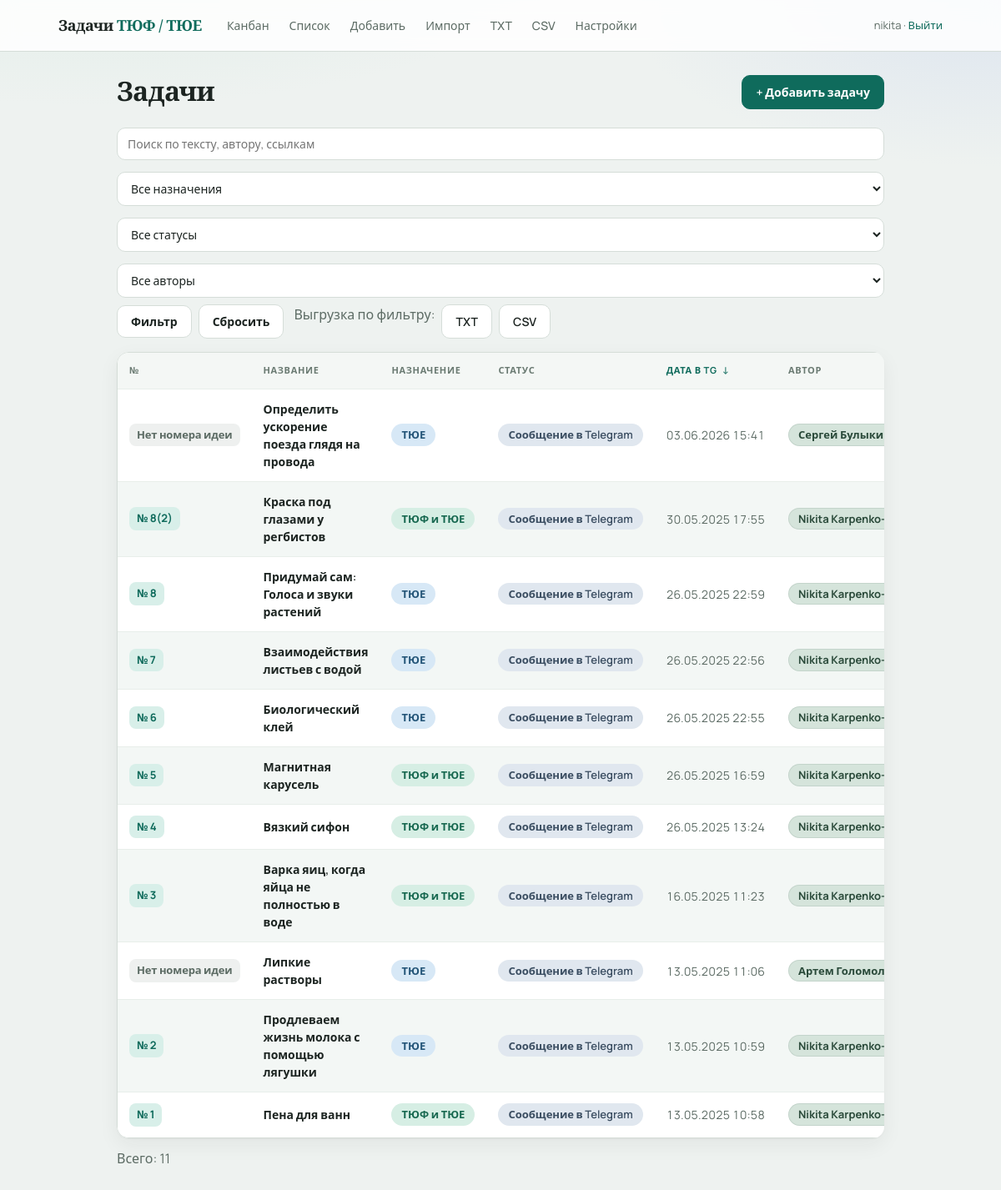
The app's page /?q=&naznachenie=&status=&author=&sort=tg&order=desc (signed in) with its own data.
### app/models.py (models this page shows)
class Task(Base):
    __tablename__ = "tasks"
    id = Column(Integer, primary_key=True, autoincrement=True)
    idea_number = Column(Integer, nullable=True, index=True)
    title = Column(String(500), nullable=True)
    condition = Column(Text, nullable=True)
    formulirovka = Column(Text, nullable=True)
    itogovaya_formulirovka = Column(Text, nullable=True)
    author = Column(String(100), nullable=True)
    naznachenie = Column(String(50), nullable=True)
    status = Column(String(50), default="tg", index=True)
    proverena = Column(String(20), nullable=True)
    archived = Column(Boolean, default=False, nullable=False)
    video_url = Column(String(1000), nullable=True)
    tags = Column(String(500), nullable=True)
    sources = Column(Text, nullable=True)
    telegram_url = Column(String(1000), nullable=True)
    telegram_datetime = Column(DateTime, nullable=False)
    answer_options = Column(Text, nullable=True)
    turnir = Column(String(20), nullable=True)
    turnir_year = Column(Integer, nullable=True)
    task_number = Column(Integer, nullable=True)
    etap_kk = Column(String(20), nullable=True)
    created_at = Column(DateTime, default=datetime.utcnow)
    updated_at = Column(DateTime, default=datetime.utcnow, onupdate=datetime.utcnow)
    comments = relationship(
        "Comment", back_populates="task", cascade="all, delete-orphan", order_by="Comment.created_at"
    )
    history = relationship(
        "TaskHistory",
        back_populates="task",
        cascade="all, delete-orphan",
        order_by="TaskHistory.created_at.desc()",
    )
    attachments = relationship(
        "Attachment",
        back_populates="task",
        cascade="all, delete-orphan",
        order_by="Attachment.created_at",
    )

### app/routes.py (the view)
@router.get("/", response_class=HTMLResponse)
def task_list(
    request: Request,
    db: Session = Depends(get_db),
    q: str = Query(None),
    naznachenie: str = Query(None),
    status: str = Query(None),
    author: str = Query(None),
    sort: str = Query(None),
    order: str = Query(None),
):
    user = login_required(request)
    if not user:
        return RedirectResponse("/login", status_code=303)
    author_filter = (author or "").strip() or None
    query = _filter_tasks(db, q, naznachenie, status, author_filter)
    sort_key = (sort or "").strip().lower()
    order_key = (order or "").strip().lower()
    if order_key not in ("asc", "desc"):
        order_key = "desc"
    if sort_key == "tg":
        query = query.order_by(None)
        if order_key == "asc":
            query = query.order_by(Task.telegram_datetime.asc(), Task.id.asc())
        else:
            query = query.order_by(Task.telegram_datetime.desc(), Task.id.desc())
        active_order = order_key
    else:
        sort_key = ""
        active_order = ""
    tasks = query.all()
    attach_idea_occurrences(db, tasks)
    if not sort_key:
        tasks = _sort_tasks_by_idea_display(tasks)
    return templates.TemplateResponse(
        request,
        "list.html",
        {
            "user": user,
            "tasks": tasks,
            "q": q or "",
            "naznachenie": naznachenie or "",
            "status_filter": status or "",
            "author_filter": author_filter or "",
            "authors": _author_suggestions(db),
            "sort": sort_key,
            "order": active_order,
            "naznachenie_labels": NAZNACHENIE_LABELS,
            "status_labels": STATUS_LABELS,
            "format_igraetsya": format_igraetsya,
            "format_idea_label": format_idea_label,
        },
    )

### app/templates/list.html (shortened to what this page needs)
{% extends "base.html" %}
{% block content %}
{% set qs_base = 'q=' ~ (q|urlencode) ~ '&naznachenie=' ~ (naznachenie|urlencode) ~ '&status=' ~ (status_filter|urlencode) ~ '&author=' ~ (author_filter|urlencode) %}
{% if sort == 'tg' and order == 'asc' %}
  {% set tg_next_order = 'desc' %}
  {% set tg_arrow = '↑' %}
{% elif sort == 'tg' %}
  {% set tg_next_order = 'asc' %}
  {% set tg_arrow = '↓' %}
{% else %}
  {% set tg_next_order = 'desc' %}
  {% set tg_arrow = '' %}
{% endif %}
<div class="page-header">
  <h1>Задачи</h1>
  <a class="btn primary" href="/new">+ Добавить задачу</a>
</div>
<form class="filters" method="get">
  <input type="search" name="q" value="{{ q }}" placeholder="Поиск по тексту, автору, ссылкам">
  <select name="naznachenie">
    <option value="">Все назначения</option>
  </select>
  <select name="status">
    <option value="">Все статусы</option>
  </select>
  <select name="author">
    <option value="">Все авторы</option>
  </select>
  <button type="submit" class="btn secondary">Фильтр</button>
  <a href="/" class="btn secondary">Сбросить</a>
  <span class="filters-export muted">Выгрузка по фильтру:</span>
  <a class="btn secondary" href="/export/txt?{{ qs_base }}">TXT</a>
  <a class="btn secondary" href="/export/csv?{{ qs_base }}">CSV</a>
</form>
{% if tasks %}
<div class="table-wrap">
<table class="table table-tasks">
  <thead>
    <tr>
      <th>№</th>
      <th>Название</th>
      <th>Назначение</th>
      <th>Статус</th>
      <th>
        <a class="th-sort {% if sort == 'tg' %}is-active{% endif %}"
           href="/?{{ qs_base }}&sort=tg&order={{ tg_next_order }}"
           title="Сортировать по дате в Telegram">
          Дата в TG
          {% if tg_arrow %}<span class="th-sort-arrow">{{ tg_arrow }}</span>{% endif %}
        </a>
      </th>
      <th>Автор</th>
    </tr>
  </thead>
  <tbody>
    {% for task in tasks %}
    <tr onclick="window.location='/tasks/{{ task.id }}'" class="clickable {% if task.status == 'archived' or task.archived %}row-archived{% endif %}">
      <td>
        <span class="idea-badge {% if task.idea_number is none %}idea-badge-empty{% endif %}">
          {{ format_idea_label(task) }}
        </span>
      </td>
      <td>
        <span class="task-title">{{ task.title or 'Без названия' }}</span>
      </td>
      <td>
        <span class="board-chip board-{{ task.naznachenie or 'none' }}">
          {{ naznachenie_labels.get(task.naznachenie or '', '—') }}
        </span>
      </td>
      <td>
        <span class="status-pill status-{{ status_pill_class(task.status) }}">
          {{ status_labels.get(task.status, task.status) }}
        </span>
        {% set ig = format_igraetsya(task) %}
      </td>
      <td class="task-date">{{ task.telegram_datetime.strftime('%d.%m.%Y %H:%M') }}</td>
      <td>
        {% if task.author %}
        <span class="author-pill author-{{ author_pill_class(task.author) }}">{{ task.author }}</span>
        {% else %}
        <span class="muted">—</span>
        {% endif %}
      </td>
    </tr>
    {% endfor %}
  </tbody>
</table>
</div>
<p class="muted table-count">Всего: {{ tasks|length }}</p>
{% else %}
<p class="empty">Задач пока нет. <a href="/new">Добавить первую</a></p>
{% endif %}
{% endblock %}

### records on screen
Task: idea_number "Нет номера идеи", title "Определить ускорение поезда глядя на провода", get "ТЮЕ", get "Сообщение в Telegram", telegram_datetime "03.06.2026 15:41", author "Сергей…"
Task: idea_number "№ 8(2)", title "Краска под глазами у регбистов", get "ТЮФ и ТЮЕ", get "Сообщение в Telegram", telegram_datetime "30.05.2025 17:55", author "Nikita…"
Task: idea_number "№ 8", title "Придумай сам: Голоса и звуки растений", get "ТЮЕ", get "Сообщение в Telegram", telegram_datetime "26.05.2025 22:59", author "Nikita…"
Task: idea_number "№ 7", title "Взаимодействия листьев с водой", get "ТЮЕ", get "Сообщение в Telegram", telegram_datetime "26.05.2025 22:56", author "Nikita…"
Task: idea_number "№ 6", title "Биологический клей", get "ТЮЕ", get "Сообщение в Telegram", telegram_datetime "26.05.2025 22:55", author "Nikita…"
Task: idea_number "№ 5", title "Магнитная карусель", get "ТЮФ и ТЮЕ", get "Сообщение в Telegram", telegram_datetime "26.05.2025 16:59", author "Nikita…"
Task: idea_number "№ 4", title "Вязкий сифон", get "ТЮФ и ТЮЕ", get "Сообщение в Telegram", telegram_datetime "26.05.2025 13:24", author "Nikita…"
Task: idea_number "№ 3", title "Варка яиц, когда яйца не полностью в воде", get "ТЮФ и ТЮЕ", get "Сообщение в Telegram", telegram_datetime "16.05.2025 11:23", author "Nikita…"
Task: idea_number "Нет номера идеи", title "Липкие растворы", get "ТЮЕ", get "Сообщение в Telegram", telegram_datetime "13.05.2025 11:06", author "Артем…"
Task: idea_number "№ 2", title "Продлеваем жизнь молока с помощью лягушки", get "ТЮЕ", get "Сообщение в Telegram", telegram_datetime "13.05.2025 10:59", author "Nikita…"
Task: idea_number "№ 1", title "Пена для ванн", get "ТЮФ и ТЮЕ", get "Сообщение в Telegram", telegram_datetime "13.05.2025 10:58", author "Nikita…"

### other values on screen
{{ user }} "nikita"
{{ tg_arrow }} "↓"
{{ tasks|length }} "11"
